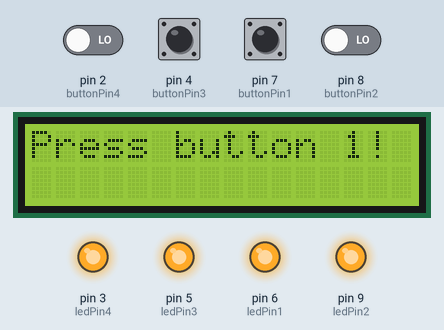
Simulated run of this sketch. Board: Arduino Uno, built with avr-gcc and run on an emulated ATmega328P. Shown: 16×2 character LCD, output pins drawn as LEDs (lit = HIGH). The test bench sets the inputs (shaded band); at power-on: pin 2 (buttonPin4), pin 4 (buttonPin3), pin 7 (buttonPin1), pin 8 (buttonPin2) LOW. Random numbers use the default seed unless the sketch sets one; what the sketch prints to the serial monitor is not drawn.

Above: at 1.3 s.
1.4 s: pin 7 (buttonPin1) pulled HIGH for 3 s
At 3.1 s:
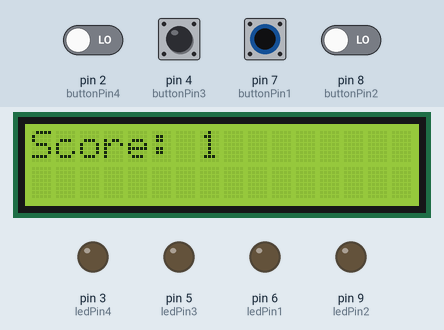
8.0 s: pin 4 (buttonPin3) pulled HIGH for 3 s
At 9.2 s:
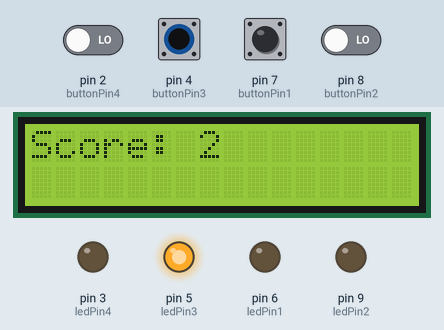
20.9 s: pin 2 (buttonPin4) driven HIGH and pin 7 (buttonPin1) driven HIGH
At 25.4 s:
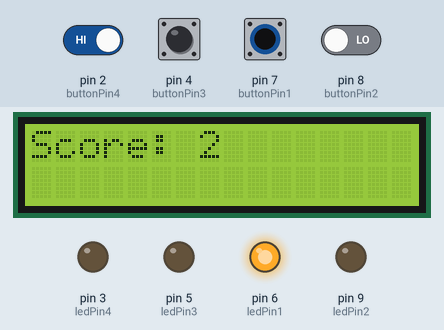
40.2 s: pin 2 (buttonPin4) driven HIGH
46.8 s: pin 4 (buttonPin3) driven HIGH and pin 8 (buttonPin2) driven HIGH
At 50.7 s:
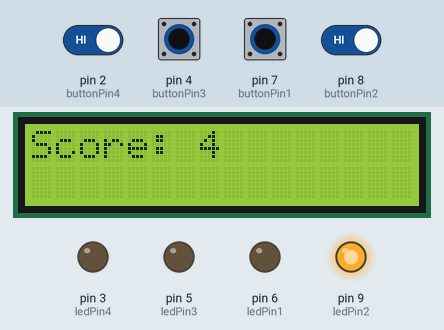
Timing chart, 0 to 61.8 s (numbered marks = the images above; inputs shaded):
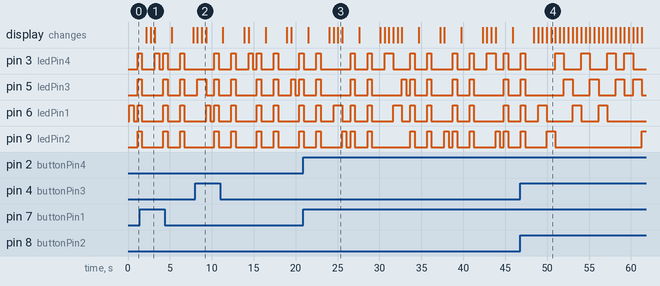

The sketch:

hany_elso8er.ino
```cpp
#include <Wire.h>
#include <LiquidCrystal_I2C.h>

LiquidCrystal_I2C lcd(0x27, 16, 2);  // Set the I2C address and dimensions (16x2)

const int buttonPin1 = 7;
int buttonState1 = LOW;
const int ledPin1 = 6;
const int buttonPin2 = 8;
int buttonState2 = LOW;
const int ledPin2 = 9;
const int buttonPin3 = 4;
int buttonState3 = LOW;
const int ledPin3 = 5;
const int buttonPin4 = 2;
int buttonState4 = LOW;
const int ledPin4 = 3;

int randomLED = 0; // Initialize with an invalid LED number
int previousLED = 0; // Track the previously generated LED
int score = 0;
bool gameEnded = false;

unsigned long startTime = 0; // Variable to track the start time for each round
const unsigned long roundDuration = 700; // Set the duration for each round in milliseconds (3 seconds)

void setup() {
  pinMode(buttonPin1, INPUT);
  pinMode(ledPin1, OUTPUT);
  pinMode(buttonPin2, INPUT);
  pinMode(ledPin2, OUTPUT);
  pinMode(buttonPin3, INPUT);
  pinMode(ledPin3, OUTPUT);
  pinMode(buttonPin4, INPUT);
  pinMode(ledPin4, OUTPUT);
  Serial.begin(9600);
  randomSeed(analogRead(0));

  lcd.init();  // Initialize the LCD
  lcd.backlight();  // Turn on the backlight
  lcd.begin(16, 2);  // Set the LCD dimensions (16x2)

  lcd.clear();
  lcd.print("Press any button");
}

void loop() {
  if (!gameEnded) {
    unsigned long currentTime = millis(); // Get the current time

    if (startTime == 0 || currentTime - startTime >= roundDuration) {
      startNewRound(); // Start a new round
      startTime = currentTime; // Update the start time for the round
    }

    if (currentTime - startTime <= roundDuration) {
      checkButtonPress();
       Serial.println (checkButtonPress());
      // Check if the correct button was pressed
    } else if(!checkButtonPress()){
      Serial.println (checkButtonPress());
      endGame();
       // If the time limit is exceeded, end the game
    }
    else
    endGame();

    updateScoreDisplay(); // Update and display the score on the LCD
  }
}

void startNewRound() {
  do {
    randomLED = random(1, 5); // Generate a random number between 1 and 4
  } while (randomLED == previousLED); // Ensure it's not the same as the previous LED

  previousLED = randomLED; // Update the previously generated LED

  lcd.clear();
  lcd.setCursor(0, 0);
  lcd.print("Press button " + String(randomLED) + "!");

  flashLED(randomLED);
  delay(500);
}

int checkButtonPress() {
  switch (randomLED) {
    case 1:
      if (digitalRead(buttonPin1) == HIGH) {
        score++;
        return 1;
      } else {
        endGame();
      }
      break;
    case 2:
      if (digitalRead(buttonPin2) == HIGH) {
        score++;
        return 2;
      } else {
        endGame();
      }
      break;
    case 3:
      if (digitalRead(buttonPin3) == HIGH) {
        score++;
        return 3;
      } else {
        endGame();
      }
      break;
    case 4:
      if (digitalRead(buttonPin4) == HIGH) {
        score++;
        return 4;
      } else {
        endGame();
      }
      break;
  }
}

void updateScoreDisplay() {
  lcd.clear();
  lcd.setCursor(0, 0);
  lcd.print("Score: " + String(score));
  delay(500);
}

void flashLED(int led) {
  digitalWrite(ledPin1, LOW);
  digitalWrite(ledPin2, LOW);
  digitalWrite(ledPin3, LOW);
  digitalWrite(ledPin4, LOW);

  switch (led) {
    case 1:
      digitalWrite(ledPin1, HIGH);
      break;
    case 2:
      digitalWrite(ledPin2, HIGH);
      break;
    case 3:
      digitalWrite(ledPin3, HIGH);
      break;
    case 4:
      digitalWrite(ledPin4, HIGH);
      break;
      default:
      return 0;
  }
}

void endGame() {
  gameEnded = true;
  if(gameEnded){
  Serial.println("Game Over! Final Score: " + String(score));
  score = 0; // Reset score for a new round

  digitalWrite(ledPin1, LOW);
  digitalWrite(ledPin2, LOW);
  digitalWrite(ledPin3, LOW);
  digitalWrite(ledPin4, LOW);
  delay(500);
  digitalWrite(ledPin1, HIGH);
  digitalWrite(ledPin2, HIGH);
  digitalWrite(ledPin3, HIGH);
  digitalWrite(ledPin4, HIGH);
  delay(500);
  digitalWrite(ledPin1, LOW);
  digitalWrite(ledPin2, LOW);
  digitalWrite(ledPin3, LOW);
  digitalWrite(ledPin4, LOW);
  delay(500);

  lcd.clear();
  lcd.print("Game Over! Score: " + String(score));
  delay(500); // Delay for 2 seconds before starting a new game
  }
  gameEnded = false;
}
```

Measured:
- what the display in image 1 shows lasts 0.5 s, from 2.7 s to 3.2 s
